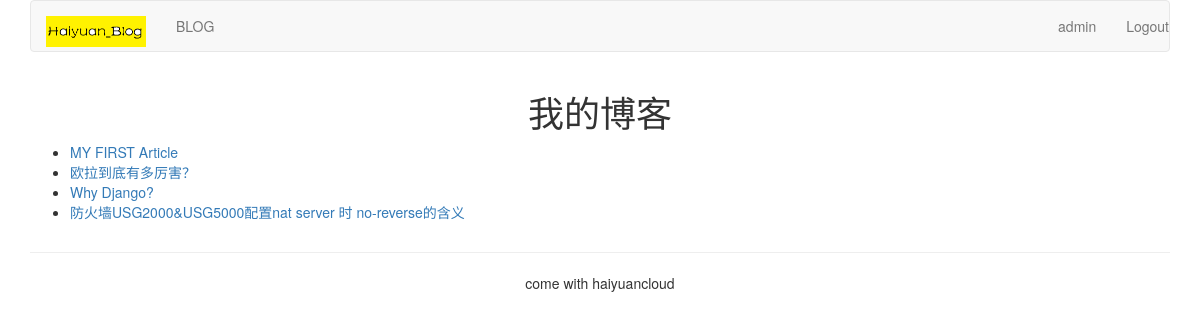
/blog_app/ (signed in), run on the app's committed database.
### blog_app/models.py (models this page shows, shortened)
class BlogArticles(models.Model):
    title = models.CharField(max_length=300)
    author = models.ForeignKey(User, related_name='blog_posts')
    body = models.TextField()
    publish = models.DateTimeField(default=timezone.now)
    class Mata:
        ordering = ("-publish", )

### blog_app/views.py (the view)
def blog_app_title(request):
    blogs = BlogArticles.objects.all()
    return render(request, "blog_app/titles.html", {"blogs":blogs})

### templates/blog_app/titles.html (shortened to what this page needs)
{% extends "base.html" %}
{% block content %}
<div class="row text-center vertical-middle-sm">
    <h1>我的博客</h1>
</div>
<div class="row">
    <div class="col-xs-12 col-xs-8">
        <ul>
            {% for blog in blogs %}
                <li><a href="{{ blog.id }}">{{ blog.title }}</a> </li>
            {% endfor %}
        </ul>
    </div>
</div>
{% endblock %}

### templates/header.html
{% load staticfiles %}
<div class="container">
    <nav class="navbar navbar-default" role="navigation" hight="500px">
        <div class="navbar-header">
            <a class="navbar-brand" href="#">
                <img src="{% static '/images/logo_header.png' %}" width="100px">
            </a>
        </div>
        <div>
            <ul class="nav navbar-nav" role="navigation">
                <li><a href="{% url 'blog_app:blog_app_title' %}">BLOG</a></li>
            </ul>
            <ul class="nav navbar-nav navbar-right">
                {% if user.is_authenticated %}
                <li><a href="#">{{ user.username }}</a>
                <li><a href="{% url 'account:user_logout' %}">Logout</a>
                {% else %}
                <li><a href="{% url 'account:user_login' %}">LOGIN</a></li>
                {% endif %}
            </ul>
        </div>
    </nav>
</div>

### data on the page
BlogArticles: title "MY FIRST Article"
BlogArticles: title "欧拉到底有多厉害？"
BlogArticles: title "Why Django?"
BlogArticles: title "防火墙USG2000&USG5000配置nat server 时 no-reverse的含义"

### other printed values
{{ user.username }} "admin"
